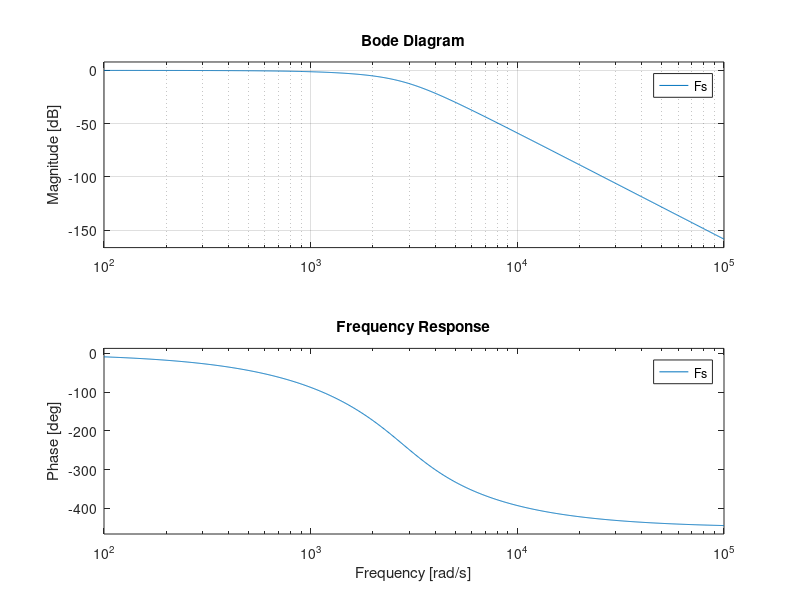
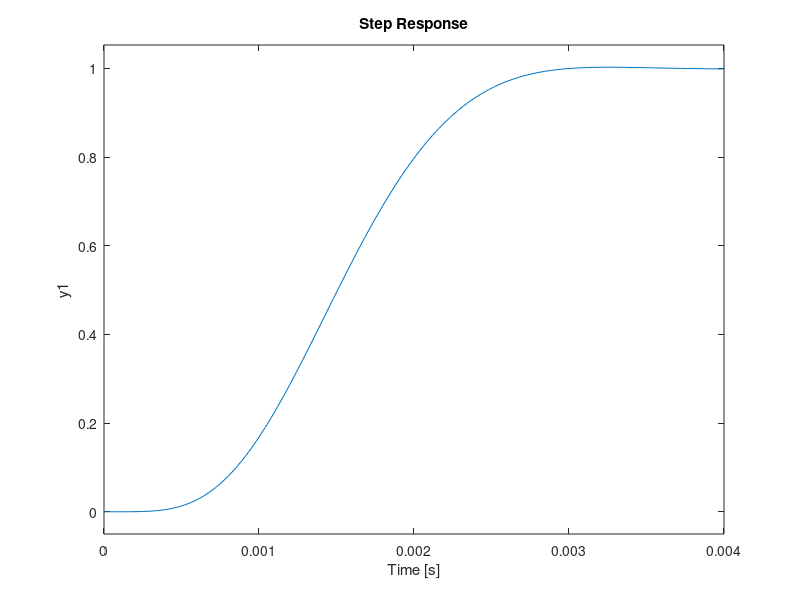

Reproduce these figures in MATLAB, in order. (Note: this script raises an error after producing the figures.)
% Values of the components
R1=10000;
R2=470;

R11=3900;
C11=100e-9;

R12=2200;
R22=4700;
C12=100e-9;
C22=150e-9;

R13=1200;
R23=2700;
C13=100e-9;
C23=370e-9;

k1=R1;
k2=1/(R12*R22*C12*C22);
k3=1/(R13*R23*C13*C23);
k11=C11*(R1*R2 + R11*R2 + R11*R1);
k22=(1/(R12*C22)) + (1/(R22*C22));
k32=(1/(R13*C23)) + (1/(R23*C23));

% Transfer Function
s=tf("s");
Fs = (k3/(s^2+s*k32+k3)) * (k2/(s^2+s*k22+k2)) * (k1/(s*k11+k1))
b=k3*k2*k1;
a=(s^2+s*k32+k3)*(s^2+s*k22+k2)*(s*k11+k1);

% Bode Diagram
figure(1)
bode(Fs)
title('Frequency Response');
grid;

% Step Response
figure(2)
step(Fs)
title('Step Response');
grid;
stepinfo(Fs)

% Poles&Zeros Map & Root Locus
figure(3)
pzmap(Fs)
grid;
figure(4)
rlocus(Fs)
grid;

% Group-Delay
% Read data from file
close all
load GroupDelay_data.txt
x = GroupDelay_data;
clear GroupDelay_data;
%File: Frequency(Hz), Group-Delay(us)

%Frequency (Hz)
f = x(:,1);
%Group-Delay(us)
t = x(:,2);

figure(5)
plot(f,t); 
title('Group-Delay');
xlabel('Frequency (Hz)');
ylabel('Group-Delay (us)');
xticks(0:50:max(f));
grid;
